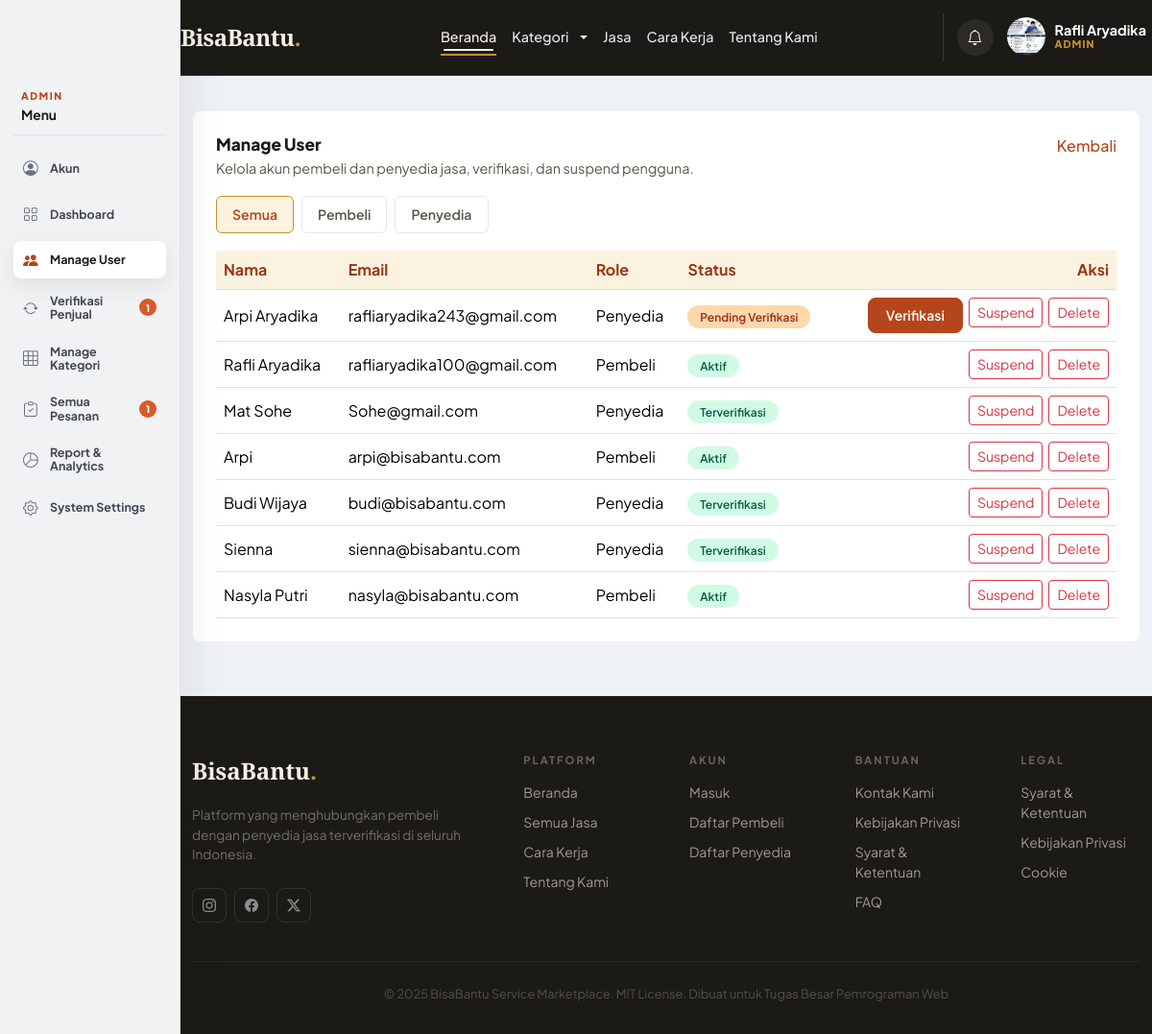
The app's page /index.php?page=admin_users (signed in) with its own data.
### tables this page shows
CREATE TABLE `users` (
  `id` int NOT NULL AUTO_INCREMENT,
  `name` varchar(100) NOT NULL,
  `email` varchar(100) NOT NULL,
  `password` varchar(255) NOT NULL,
  `role` enum('buyer','provider','admin') NOT NULL,
  `is_verified` tinyint(1) DEFAULT '0',
  `phone` varchar(20) DEFAULT NULL,
  `address` text,
  `remember_token` varchar(255) DEFAULT NULL,
  `profile_photo` varchar(255) DEFAULT NULL,
  `created_at` timestamp NOT NULL DEFAULT CURRENT_TIMESTAMP,
  `updated_at` timestamp NOT NULL DEFAULT CURRENT_TIMESTAMP ON UPDATE CURRENT_TIMESTAMP,
  PRIMARY KEY (`id`),
  UNIQUE KEY `email` (`email`)
);

### helpers/functions.php (called while the page is built, shortened)
<?php
function base_url($path = '') {
    $scheme = (!empty($_SERVER['HTTPS']) && $_SERVER['HTTPS'] !== 'off') ? 'https' : 'http';
    $host = $_SERVER['HTTP_HOST'] ?? 'localhost';
    $scriptDir = rtrim(dirname($_SERVER['SCRIPT_NAME']), '/\\');
    $base = $scheme . '://' . $host . $scriptDir;
    return rtrim($base, '/\\') . '/' . ltrim($path, '/\\');
}
function e($value) {
    return htmlspecialchars($value, ENT_QUOTES, 'UTF-8');
}
function role_label($role) {
    $labels = ['buyer' => 'Pembeli', 'provider' => 'Penyedia', 'admin' => 'Admin'];
    return $labels[$role] ?? $role;
}

### models/UserModel.php (called while the page is built, shortened)
<?php
class UserModel {
    private $pdo;
    public function __construct($pdo) {
        $this->pdo = $pdo;
    }
    public function getAll() {
        $stmt = $this->pdo->query('SELECT * FROM users ORDER BY created_at DESC');
        return $stmt->fetchAll();
    }
}

### models/SettingsModel.php (called while the page is built, shortened)
<?php
class SettingsModel {
    private $file;
    public function __construct() {
        $this->file = __DIR__ . '/../config/settings.json';
    }
    private function defaults() {
        return [
            'commission_rate' => 10,
            'shipping_cost' => 15000,
            'payment_methods' => ['bank_transfer', 'cash'],
            'email_template_welcome' => 'Selamat datang di BisaBantu!',
            'email_template_order' => 'Pesanan Anda telah diterima.',
            'notification_enabled' => true,
            'session_timeout' => 60,
            'suspended_users' => [],
        ];
    }
    public function getAll() {
        $data = json_decode(file_get_contents($this->file), true);
        return is_array($data) ? array_merge($this->defaults(), $data) : $this->defaults();
    }
    public function isUserSuspended($userId) {
        $settings = $this->getAll();
        return in_array((int) $userId, $settings['suspended_users'], true);
    }
}

### views/admin/users.php (the view, shortened to what this page needs)
<?php
require_once __DIR__ . '/../../models/UserModel.php';
require_once __DIR__ . '/../../models/SettingsModel.php';
$userModel = new UserModel($pdo);
$settingsModel = new SettingsModel();
$tab = $_GET['tab'] ?? 'all';
$users = $userModel->getAll();
$filtered = array_filter($users, function ($u) use ($tab) {
    if ($tab === 'buyer') return $u['role'] === 'buyer';
    if ($tab === 'provider') return $u['role'] === 'provider';
    if ($tab === 'admin') return $u['role'] === 'admin';
    return $u['role'] !== 'admin';
});
?>
<main class="admin-dashboard">
    <div class="container">
        <section class="admin-panel">
            <div class="admin-panel-head">
                <div>
                    <h2>Manage User</h2>
                    <p>Kelola akun pembeli dan penyedia jasa, verifikasi, dan suspend pengguna.</p>
                </div>
                <a href="<?= base_url('index.php?page=dashboard') ?>" class="link-accent">Kembali</a>
            </div>
            <div class="admin-tabs">
                <a href="<?= base_url('index.php?page=admin_users&tab=all') ?>" class="<?= $tab === 'all' ? 'active' : '' ?>">Semua</a>
                <a href="<?= base_url('index.php?page=admin_users&tab=buyer') ?>" class="<?= $tab === 'buyer' ? 'active' : '' ?>">Pembeli</a>
                <a href="<?= base_url('index.php?page=admin_users&tab=provider') ?>" class="<?= $tab === 'provider' ? 'active' : '' ?>">Penyedia</a>
            </div>
            <div class="table-responsive">
                <table class="table admin-table align-middle mb-0">
                    <thead>
                        <tr>
                            <th>Nama</th>
                            <th>Email</th>
                            <th>Role</th>
                            <th>Status</th>
                            <th class="text-end">Aksi</th>
                        </tr>
                    </thead>
                    <tbody>
                        <?php if (empty($filtered)): ?>
                            <tr><td colspan="5" class="text-center text-muted py-4">Tidak ada pengguna.</td></tr>
                        <?php else: ?>
                            <?php foreach ($filtered as $user): ?>
                                <?php
                                $isSuspended = $settingsModel->isUserSuspended($user['id']);
                                if ($user['role'] === 'provider' && !$user['is_verified']) {
                                    $statusLabel = 'Pending Verifikasi';
                                    $statusClass = 'pending';
                                } elseif ($isSuspended) {
                                    $statusLabel = 'Disuspend';
                                    $statusClass = 'inactive';
                                } else {
                                    $statusLabel = $user['role'] === 'provider' ? 'Terverifikasi' : 'Aktif';
                                    $statusClass = 'verified';
                                }
                                ?>
                                <tr>
                                    <td><?= e($user['name']) ?></td>
                                    <td><?= e($user['email']) ?></td>
                                    <td><?= e(role_label($user['role'])) ?></td>
                                    <td><span class="status-badge <?= e($statusClass) ?>"><?= e($statusLabel) ?></span></td>
                                    <td class="text-end">
                                        <div class="admin-action-group">
                                            <?php if ($user['role'] === 'provider' && !$user['is_verified']): ?>
                                                <form method="post" action="<?= base_url('index.php?page=admin&action=verify_provider') ?>" class="d-inline">
                                                    <button type="submit" class="btn btn-sm btn-primary-custom">Verifikasi</button>
                                                </form>
                                            <?php endif; ?>
                                            <?php if ($user['role'] !== 'admin'): ?>
                                                <form method="post" action="<?= base_url('index.php?page=admin&action=toggle_suspend') ?>" class="d-inline">
                                                    <button type="submit" class="btn btn-sm <?= $isSuspended ? 'btn-outline-custom' : 'btn-outline-danger' ?>">
                                                        <?= $isSuspended ? 'Aktifkan' : 'Suspend' ?>
                                                    </button>
                                                </form>
                                                <form method="post" action="<?= base_url('index.php?page=admin&action=delete_user') ?>" class="d-inline" onsubmit="return confirm('Hapus akun <?= e($user['name']) ?> permanently?');">
                                                    <button type="submit" class="btn btn-sm btn-outline-danger">Delete</button>
                                                </form>
                                            <?php endif; ?>
                                        </div>
                                    </div>
                                </td>
                                </tr>
                            <?php endforeach; ?>
                        <?php endif; ?>
</main>

### assets/css/main.css (style rules this page uses)
:root { --cream: #F5F0E8; --warm-100: #EDE5D0; --warm-200: #D4C4A0; --ink: #1C1A16; --ink-60: #5A5548; --ink-30: #9D9488; --accent: #B5451B; --accent-lt: #F0E4DE; --gold: #C8922A; --gold-lt: #FBF3E0; --orange-primary: var(--accent); --orange-dark: #9a3615; --orange-light: var(--accent-lt); --orange-soft: var(--gold-lt); --text-dark: var(--ink); --text-muted: var(--ink-60); }
body { min-height: 100vh; display: flex; flex-direction: column; font-family: 'Plus Jakarta Sans', system-ui, sans-serif; color: var(--ink); background-color: var(--cream); }
html { min-height: 100%; }
body.has-role-sidebar { padding-left: 188px; background: #f4f5f7; }
.btn-primary-custom { background: var(--gold); color: var(--ink); border: none; border-radius: 8px; padding: 7px 18px; font-size: 0.875rem; font-weight: 600; transition: all 0.2s; }
.table-responsive { scrollbar-width: thin; scrollbar-color: rgba(181, 69, 27, 0.42) rgba(28, 26, 22, 0.06); }
.link-accent { color: var(--accent); font-weight: 500; text-decoration: none; }
.btn-outline-custom, .btn-primary-custom, .btn-login, .btn-register, .search-box button, .filter-pill, .link-accent, .auth-btn-submit, .auth-btn-outline, .auth-btn-google, .auth-modal-close, .auth-tab, .auth-role-card, .social-btn { transition: transform 0.22s ease, box-shadow 0.22s ease, background-color 0.22s ease, border-color 0.22s ease, color 0.22s ease; }
.link-accent { display: inline-flex; align-items: center; gap: 4px; }

### assets/css/auth-modal.css (style rules this page uses)
:root { --auth-accent: #B5451B; --auth-accent-dark: #9a3615; --auth-accent-soft: #F0E4DE; --auth-accent-border: #D4C4A0; --auth-gold: #C8922A; --auth-gold-soft: #FBF3E0; --font-sans: 'Plus Jakarta Sans', system-ui, sans-serif; --color-text-primary: #1C1A16; --color-text-secondary: #6b7280; --color-text-tertiary: #9ca3af; --color-background-primary: #fff; --color-background-secondary: #f9fafb; --color-background-tertiary: #f3f4f6; --color-border-secondary: #e5e7eb; --color-border-tertiary: #f3f4f6; --border-radius-md: 8px; --border-radius-xl: 16px; }

### assets/css/animations.css (style rules this page uses)
:root { --bb-motion-fast: 180ms; --bb-motion-base: 320ms; --bb-motion-slow: 480ms; --bb-motion-ease: cubic-bezier(.22, 1, .36, 1); --bb-motion-shadow: 0 18px 45px rgba(15, 23, 42, .14); --bb-focus-glow: 0 0 0 .22rem rgba(37, 99, 235, .16); }
html { scroll-behavior: smooth; }
body { opacity: 1; }
.animate-on-scroll { opacity: 0; transition: opacity var(--bb-motion-slow) var(--bb-motion-ease), transform var(--bb-motion-slow) var(--bb-motion-ease); transition-delay: var(--bb-stagger-delay, 0ms); will-change: opacity, transform; }
.animate-on-scroll.fade-up { transform: translate3d(0, 26px, 0); }
.animate-on-scroll.zoom-in { transform: scale(.96); }
.animate-on-scroll.in-view { opacity: 1; transform: translate3d(0, 0, 0) scale(1); }
.btn, button, [type="button"], [type="submit"], .cart-nav-btn, .header-icon-btn, .social-btn, .role-sidebar-nav a, .profile-dropdown-item { position: relative; overflow: hidden; transition: transform var(--bb-motion-fast) var(--bb-motion-ease), box-shadow var(--bb-motion-fast) var(--bb-motion-ease), border-color var(--bb-motion-fast) ease, background-color var(--bb-motion-fast) ease, color var(--bb-motion-fast) ease; }
.table { animation: bb-fade-up var(--bb-motion-slow) var(--bb-motion-ease) both; }
.table tbody tr { transition: background-color var(--bb-motion-fast) ease; }

### records on screen
users: name "Arpi Aryadika", email "rafliaryadika243@gmail.com", role "Penyedia", statusLabel "Pending Verifikasi", shows "Suspend"
users: name "Rafli Aryadika", email "rafliaryadika100@gmail.com", role "Pembeli", role "Aktif", shows "Suspend"
users: name "Mat Sohe", email "Sohe@gmail.com", role "Penyedia", role "Terverifikasi", shows "Suspend"
users: name "Arpi", email "arpi@bisabantu.com", role "Pembeli", role "Aktif", shows "Suspend"
users: name "Budi Wijaya", email "budi@bisabantu.com", role "Penyedia", role "Terverifikasi", shows "Suspend"
users: name "Sienna", email "sienna@bisabantu.com", role "Penyedia", role "Terverifikasi", shows "Suspend"
users: name "Nasyla Putri", email "nasyla@bisabantu.com", role "Pembeli", role "Aktif", shows "Suspend"

### other values on screen
$userName "Rafli Aryadika"
$roleLabel "ADMIN"
$roleShortLabel "ADMIN"
$item['label'] "Akun"
$item['label'] "Dashboard"
$item['label'] "Manage User"
$item['label'] "Verifikasi Penjual"
$item['badge'] "1"
$item['label'] "Manage Kategori"
$item['label'] "Semua Pesanan"
$item['label'] "Report & Analytics"
$item['label'] "System Settings"
